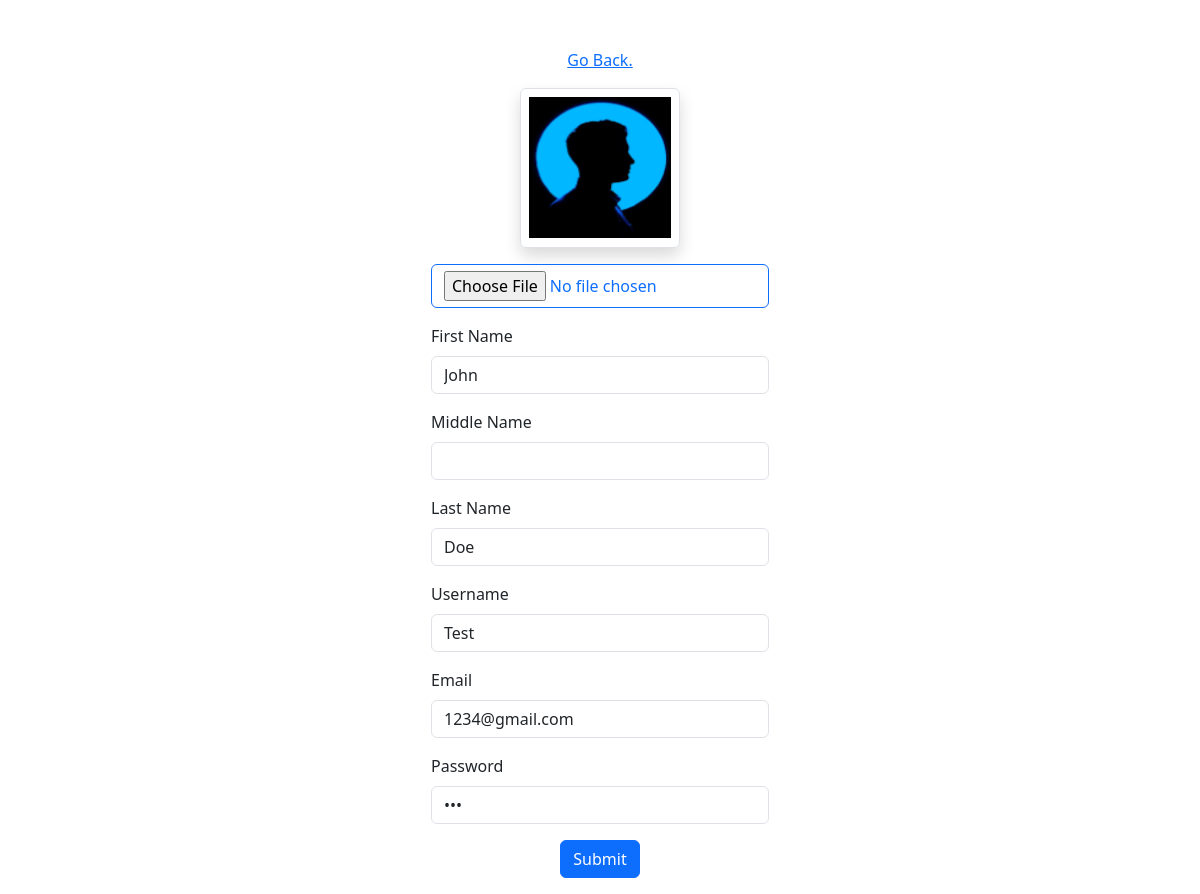
The page /profileeditor.php (signed in) on the database as committed earlier.
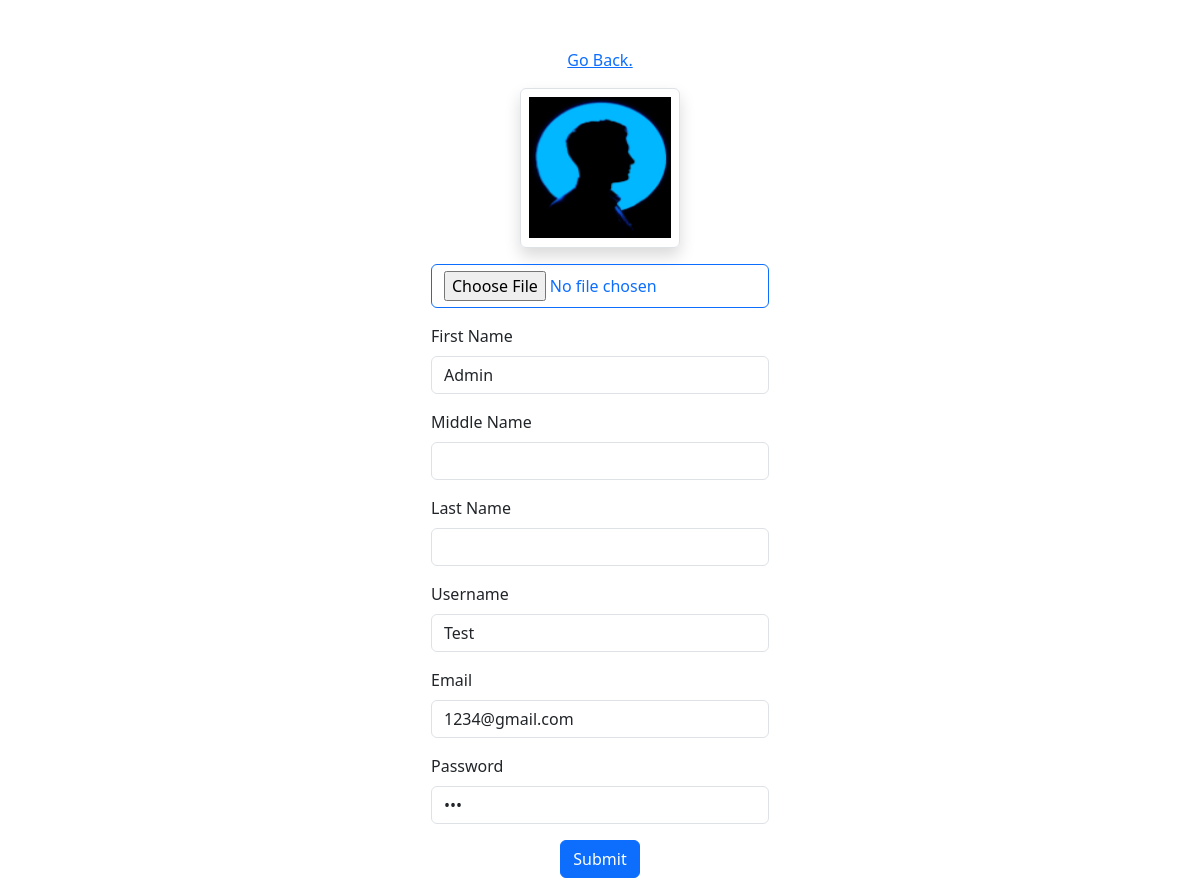
The same page on the database as committed later.
### tables this page shows
CREATE TABLE `register_tbl` (
  `User_ID` int(11) NOT NULL,
  `Username` varchar(50) NOT NULL,
  `Profile_Pic` varchar(255) NOT NULL,
  `Email` varchar(50) NOT NULL,
  `Password` varchar(255) NOT NULL,
  `Access_Level` varchar(10) NOT NULL DEFAULT 'User',
  `Timestamp` timestamp NOT NULL DEFAULT current_timestamp()
);

CREATE TABLE `userinfo_tbl` (
  `UserInfo_ID` int(11) NOT NULL,
  `User_ID` int(11) NOT NULL,
  `Fname` varchar(50) NOT NULL,
  `Mname` varchar(50) NOT NULL,
  `Lname` varchar(50) NOT NULL,
  `Birth_Date` date NOT NULL,
  `Sex` char(1) NOT NULL,
  `Contact_Number` varchar(13) NOT NULL DEFAULT '0000-000-0000',
  `Civil_Status` varchar(50) NOT NULL,
  `Religion` varchar(50) NOT NULL,
  `Nationality` varchar(50) NOT NULL
);

### profileeditor.php (the view, shortened to what this page needs)
<!doctype html>
<html lang="en">
<head>
    <link href="https://cdn.jsdelivr.net/npm/bootstrap@5.3.3/dist/css/bootstrap.min.css" rel="stylesheet"
>
</head>
<body class="overflow-x-hidden" style="min-width: 50em;">
    <div class="container-fluid">
        <div class="d-flex flex-column justify-content-center align-items-center">
            <a class="mt-5" href="index.php">Go Back.</a>
            <form method="POST" enctype="multipart/form-data">
                <?php if (isset($_SESSION['userid'])) {
                    $userid = $_SESSION['userid'];
                    $sql = "SELECT t2.Fname, t2.Mname, t2.Lname, t1.Username, t1.Profile_Pic, t1.Email, t1.Password FROM register_tbl AS t1, userinfo_tbl AS t2 where t1.User_ID = '$userid'";
                    $result = mysqli_query($conn, $sql);
                    $row = mysqli_fetch_assoc($result);
                    ?>
                    <div class="d-flex flex-column justify-content-center align-items-center mt-3 mb-3">
                        <img class="border rounded shadow p-2 mb-3" style="width: 10em; height: 10em;"
                            src="<?php echo (empty($row['Profile_Pic'])) ? "placeholderprofilepic.png" : "file/" . $row['Profile_Pic'] ?>">
                        <input class="btn btn-outline-primary d-flex justify-content-center align-items-center" type="file"
                            id="myFile" name="file"
                            value="<?php echo (empty($row['Profile_Pic'])) ? "placeholderprofilepic.png" : "file/" . $row['Profile_Pic'] ?>"
                            accept="image/png, image/jpeg, image/jpg, image/PNG, image/JPG">
                    </div>
                    <div class="mb-3">
                        <label for="fname" class="form-label">First Name</label>
                        <input type="text" maxlength="20" class="form-control" value="<?php echo $row['Fname'] ?>"
                            name="fname" required>
                    </div>
                    <div class="mb-3">
                        <label for="mname" class="form-label">Middle Name</label>
                        <input type="text" maxlength="20" class="form-control" name="mname"
                            value="<?php echo $row['Mname'] ?>">
                    </div>
                    <div class="mb-3">
                        <label for="lname" class="form-label">Last Name</label>
                        <input type="text" maxlength="20" class="form-control" value="<?php echo $row['Lname'] ?>"
                            name="lname" required>
                    </div>
                    <div class="mb-3">
                        <label for="username" class="form-label">Username</label>
                        <input type="text" maxlength="25" class="form-control" value="<?php echo $row['Username'] ?>"
                            name="username" required>
                    </div>
                    <div class="mb-3">
                        <label for="email" class="form-label">Email</label>
                        <input type="email" maxlength="25" class="form-control" value="<?php echo $row['Email'] ?>"
                            name="email" required>
                    </div>
                    <div class="mb-3">
                        <label for="password" class="form-label">Password</label>
                        <input type="password" class="form-control" value="<?php echo $row['Password'] ?>" name="password"
                            maxlength="15" required>
                    </div>
                <?php } ?>
                <div class="mb-3 justify-content-center align-items-center d-flex">
                    <button type="submit" name="editProfile" class="btn btn-primary">Submit</button>
                </div>
            </form>
        </div>
    </div>
</body>
</html>

Rows that differ between the two databases and show on the page:
no longer on this page (row unchanged): userinfo_tbl: fname "John", lname "Doe"
added userinfo_tbl: fname "Admin"
